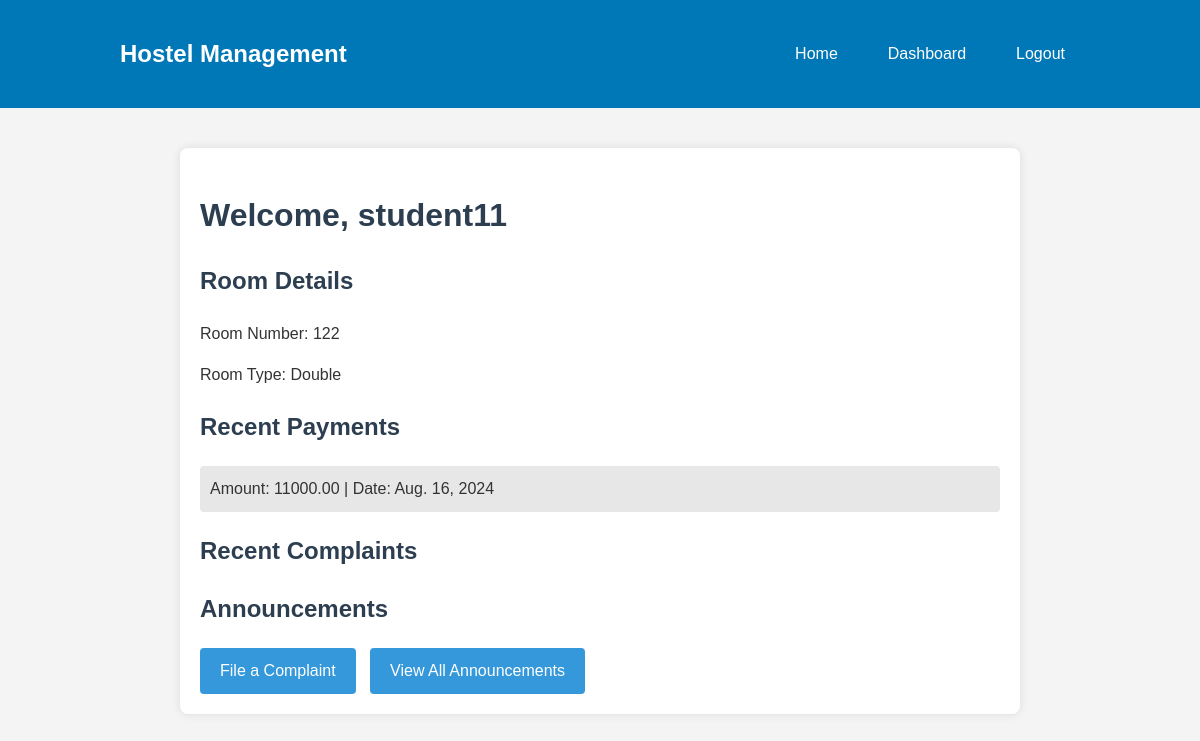
The page /dashboard/ (signed in) on the database as committed earlier.
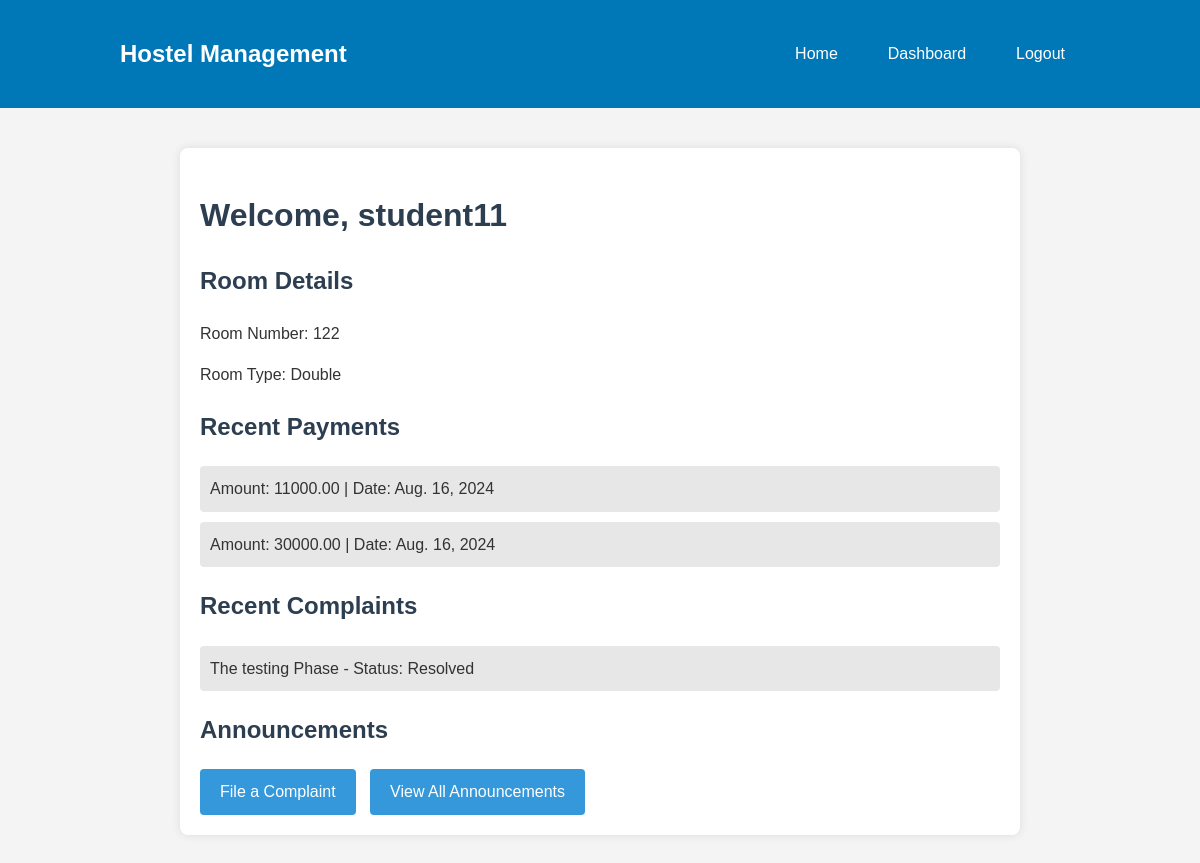
The same page on the database as committed later.
### core/models.py (models this page shows, shortened)
class User(AbstractUser):
    ROLE_CHOICES = (
        ('admin', 'Admin'),
        ('manager', 'Hostel Manager'),
        ('student', 'Student'),
    )
    role = models.CharField(max_length=10, choices=ROLE_CHOICES)
    user_permissions = models.ManyToManyField(
        'auth.Permission',
        verbose_name='user permissions',
        blank=True,
        related_name='custom_user_set',  # Unique related_name to avoid conflict
        help_text='Specific permissions for this user.',
        related_query_name='custom_user'
    )
    groups = models.ManyToManyField(
        Group,
        related_name='custom_user_set',  # Unique related_name to avoid conflict
        blank=True,
        help_text='The groups this user belongs to.',
        related_query_name='custom_user',
    )

class StudentProfile(models.Model):
    user = models.OneToOneField(User, on_delete=models.CASCADE, related_name='studentprofile')
    room = models.ForeignKey(Room, on_delete=models.SET_NULL, null=True, blank=True)
    date_joined = models.DateField(auto_now_add=True)

class Room(models.Model):
    ROOM_TYPES = (
        ('single', 'Single'),
        ('double', 'Double'),
        ('dormitory', 'Dormitory'),
    )
    room_number = models.CharField(max_length=10, unique=True)
    room_type = models.CharField(max_length=10, choices=ROOM_TYPES)
    capacity = models.IntegerField(default=1)
    occupied = models.IntegerField(default=0)
    fee = models.DecimalField(max_digits=8, decimal_places=2)
    objects = RoomManager()

class Payment(models.Model):
    student = models.ForeignKey(StudentProfile, on_delete=models.CASCADE, related_name='payment')
    amount = models.DecimalField(max_digits=8, decimal_places=2)
    is_payed = models.BooleanField(default=False)
    date_paid = models.DateField(auto_now_add=True)
    receipt_number = models.CharField(max_length=20)

class Complaint(models.Model):
    student = models.ForeignKey(StudentProfile, on_delete=models.CASCADE)
    complaint_text = models.TextField()
    status = models.CharField(max_length=10, choices=(('pending', 'Pending'), ('resolved', 'Resolved')), default='pending')
    date_filed = models.DateTimeField(auto_now_add=True)
    date_resolved = models.DateTimeField(null=True, blank=True)

### core/views.py (the view, shortened to what this page needs)
# urls.py: path('dashboard/', views.admin_dashboard, name='dashboard'),
@login_required
def admin_dashboard(request):
    user = request.user
    if user.role == 'admin':
        total_rooms = Room.objects.count()
        total_students = User.objects.filter(role='student').count()
        total_payments = Payment.objects.aggregate(Sum('amount'))
        context = {
            'total_rooms': total_rooms,
            'total_students': total_students,
            'total_payments': total_payments,
        }
        return render(request, 'admin/dashboard.html', context)
    elif user.role == 'student':
        if user.studentprofile.room:
            if user.studentprofile.payment.get_queryset().all():
                if user.studentprofile.payment.get_queryset().filter(is_payed=False):
                    return redirect(reverse('make_payment'))
            else:
                return redirect(reverse('make_payment'))
            announcements = Announcement.objects.all().order_by('-date_posted')[:5]
            payments = Payment.objects.filter(student=request.user.studentprofile)
            complaints = Complaint.objects.filter(student=request.user.studentprofile).order_by('-date_filed')[:5]
            context = {
                'announcements': announcements,
                'payments': payments,
                'complaints': complaints,
            }
            return render(request, 'student/dashboard.html', context)
        else:
            return redirect(reverse('space_view'))
    return render(request, 'core/index.html')

### core/templates/student/dashboard.html (shortened to what this page needs)
{% extends 'core/base.html' %}
{% block body %}
    <div class="dashboard">
        <h1>Welcome, {{ user.username }}</h1>
        <div class="room-details">
            <h2>Room Details</h2>
            <p>Room Number: {{ user.studentprofile.room.room_number }}</p>
            <p>Room Type: {{ user.studentprofile.room.get_room_type_display }}</p>
        </div>
        <div class="recent-payments">
            <h2>Recent Payments</h2>
            <ul>
                {% for payment in payments %}
                <li>Amount: {{ payment.amount }} | Date: {{ payment.date_paid }}</li>
                {% endfor %}
            </ul>
        </div>
        <div class="recent-complaints">
            <h2>Recent Complaints</h2>
            <ul>
                {% for complaint in complaints %}
                <li>{{ complaint.complaint_text }} - Status: {{ complaint.get_status_display }}</li>
                {% endfor %}
            </ul>
        </div>
        <div class="announcements">
            <h2>Announcements</h2>
        </div>
        <div class="links">
            <a href="{% url 'file_complaint' %}" class="btn">File a Complaint</a>
            <a href="{% url 'view_announcements' %}" class="btn">View All Announcements</a>
        </div>
    </div>
{% endblock body %}

### core/templates/core/base.html (shortened to what this page needs)
{% load static %}
<!DOCTYPE html>
<html lang="en">
<head>
    <link rel="stylesheet" href="{% static 'core/css/styles.css' %}">
    <link rel="stylesheet" href="https://cdnjs.cloudflare.com/ajax/libs/font-awesome/6.0.0-beta3/css/all.min.css">
</head>
<body>
    <nav class="navbar">
        <div class="container">
            <div class="navbar-brand">
                <a href="{% url 'home' %}">Hostel Management</a>
            </div>
            <ul class="navbar-menu" id="navbar-menu">
                <li><a href="{% url 'home' %}">Home</a></li>
                {% if request.user.is_authenticated %}
                <li><a href="{% url 'dashboard' %}">Dashboard</a></li>
                <li><a href="{% url 'logout' %}">Logout</a></li>
                {% else %}
                <li><a href="{% url 'login' %}">Login</a></li>
                {% endif %}
            </ul>
        </div>
    </nav>
    <div class="container">
        {% block body %}
        {% endblock body %}
    </div>
</body>
</html>

### static/core/css/styles.css (style rules this page uses)
body { font-family: Arial, sans-serif; background-color: #f4f4f4; color: #333; margin: 0; padding: 0; line-height: 1.6; }
h1, h2 { color: #2c3e50; }
.dashboard, .manage-users { max-width: 800px; margin: 20px auto; padding: 20px; background: #fff; border-radius: 8px; box-shadow: 0 0 10px rgba(0, 0, 0, 0.1); }
.stats ul, .recent-complaints ul, .available-rooms ul, .recent-payments ul, .recent-complaints ul, .announcements ul { list-style: none; padding: 0; }
.stats li, .recent-complaints li, .available-rooms li, .recent-payments li, .recent-complaints li, .announcements li { margin-bottom: 10px; padding: 10px; background: #e7e7e7; border-radius: 4px; }
.links { margin-top: 20px; }
.links .btn { display: inline-block; margin-right: 10px; padding: 10px 20px; background-color: #3498db; color: white; text-decoration: none; border-radius: 4px; }
.container { width: 80%; margin: 0 auto; padding: 20px; }
.navbar { background-color: #0077b6; color: white; padding: 15px 0; position: relative; width: 100%; }
.navbar .container { display: flex; justify-content: space-between; align-items: center; }
.navbar-brand a { color: white; font-size: 24px; font-weight: 700; text-decoration: none; }
.navbar-menu { list-style: none; margin: 0; padding: 0; display: flex; }
.navbar-menu li { margin-left: 20px; }
.navbar-menu li a { color: white; text-decoration: none; font-size: 16px; padding: 10px 15px; transition: background-color 0.3s ease; }

Rows that differ between the two databases and show on the page:
added Payment: amount "30000.00", date_paid "Aug. 16, 2024"
added Complaint: complaint_text "The testing Phase", status "Resolved"
